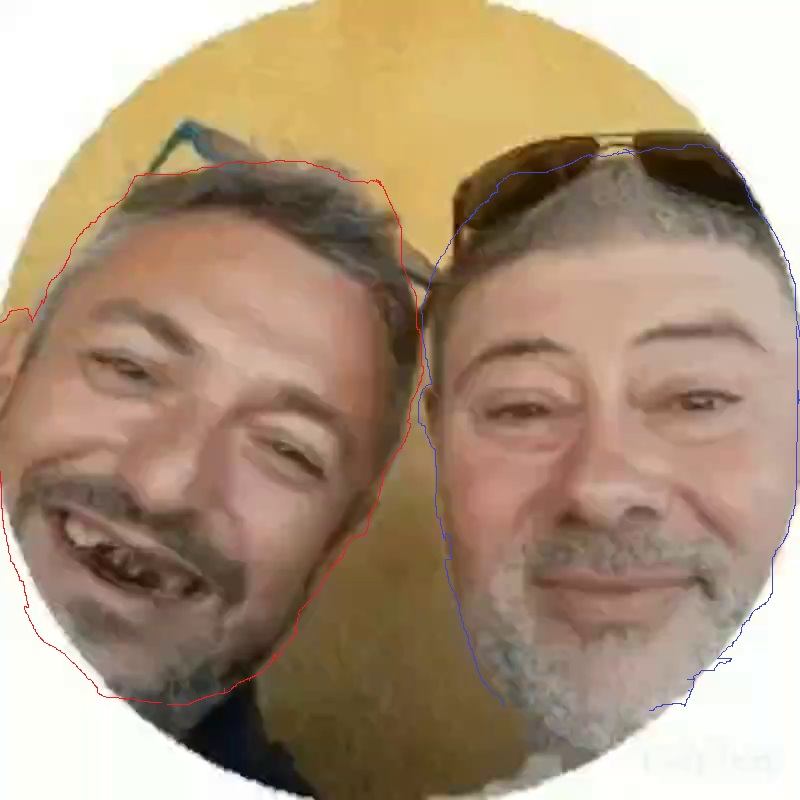
#> input picture assets/raw/faces marked raw_f001.jpg, 800 x 800 px, found by its file name
$ python fill_contours_cv2.py
#> lines starting #> are read from the running program, lines starting #| are printed output that depends on the picture; after the words box and inside, x2 and y2 are one past the last pixel; in counts of white or black regions, pixels touching at a corner belong together
"""v2: looser threshold + larger closing kernel to connect fragmented
hand-drawn line."""
import os
import numpy as np
import cv2
from PIL import Image

WS = r"D:\dsh workspace\dsh test project"
marked_path = os.path.join(WS, "assets", "raw", "faces marked raw_f001.jpg")
img = cv2.imread(marked_path)
#> img is the input picture: shape (800, 800, 3); mean B, G, R 124.4, 148.1, 171
img = cv2.cvtColor(img, cv2.COLOR_BGR2RGB)
arr = img.astype(np.int16)

# Looser thresholds to catch more of the anti-aliased hand-drawn line
# Red: R > 120, R - G > 30, R - B > 30
red_mask = ((arr[:, :, 0] > 120) & (arr[:, :, 0] - arr[:, :, 1] > 30) & (arr[:, :, 0] - arr[:, :, 2] > 30)).astype(np.uint8) * 255
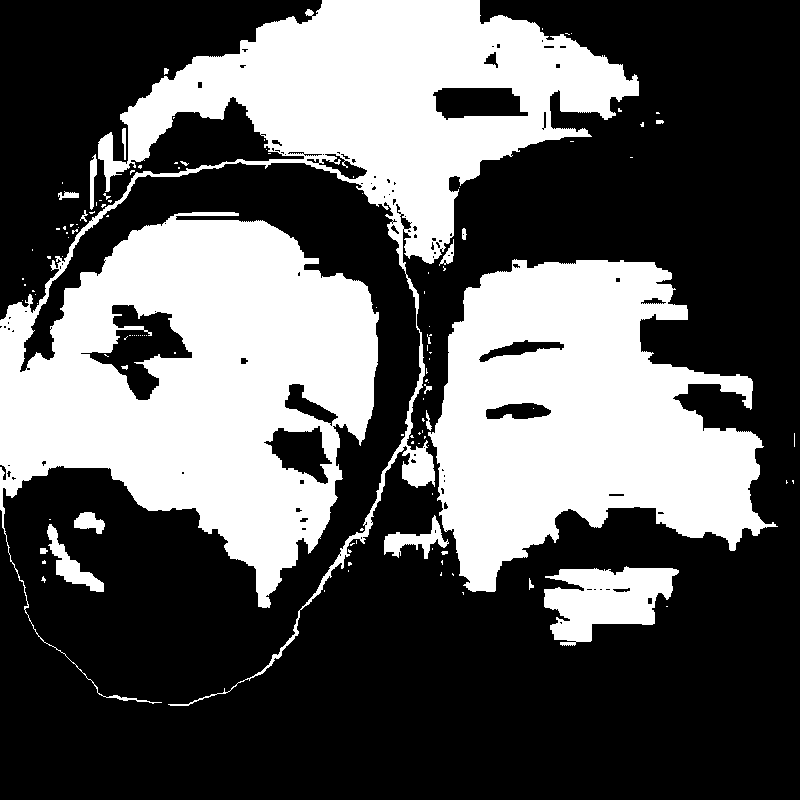
#> red_mask: shape (800, 800); 36.3% white; 121 white regions (100 under 20 px), largest, box (x1, y1, x2, y2) and area: (0, 0, 639, 706) 151902, (428, 259, 778, 592) 69634, (544, 566, 679, 646) 6625
# Blue: B > 100, B - R > 20, B - G > 10
blue_mask = ((arr[:, :, 2] > 100) & (arr[:, :, 2] - arr[:, :, 0] > 20) & (arr[:, :, 2] - arr[:, :, 1] > 10)).astype(np.uint8) * 255
#> blue_mask: shape (800, 800); 0.28% white in thin lines or dots, all inside (x1, y1, x2, y2) = (419, 144, 800, 712)

def fill_contour_cv(mask, name, kernel_size=31):
#> called with name = 'left', kernel_size = 41
    print(f"{name}: raw line = {(mask > 127).sum()} px")
#| left: raw line = 232242 px
    # Large morphological closing to connect fragments
    kernel = cv2.getStructuringElement(cv2.MORPH_ELLIPSE, (kernel_size, kernel_size))
    closed = cv2.morphologyEx(mask, cv2.MORPH_CLOSE, kernel)
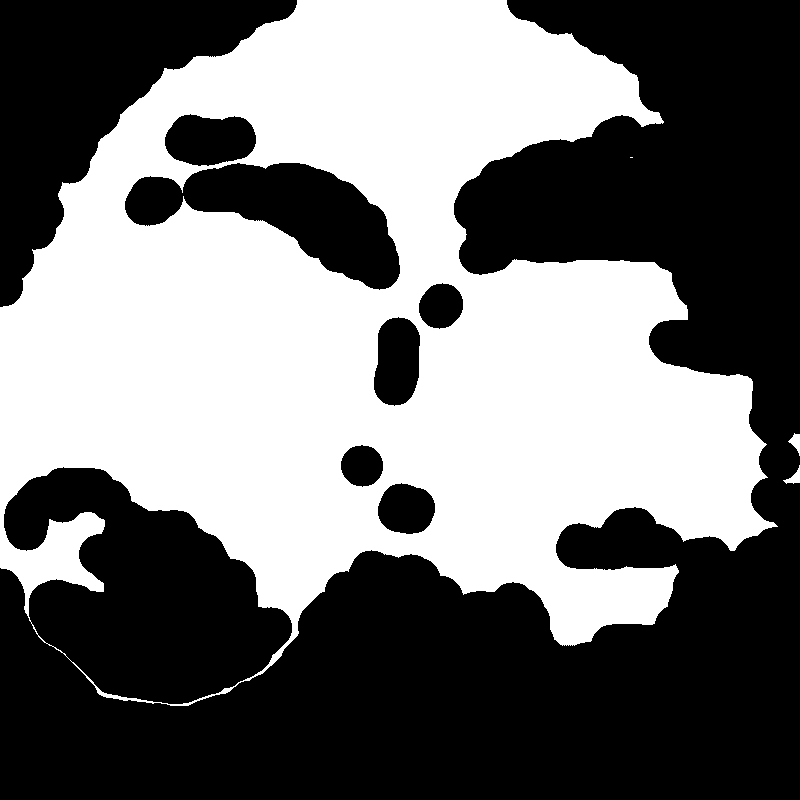
#> closed: shape (800, 800); 45.4% white; 4 white regions (1 under 20 px)
    print(f"  after closing (k={kernel_size}): {(closed > 127).sum()} px")
#|   after closing (k=41): 290771 px

    # Find contours
    contours, _ = cv2.findContours(closed, cv2.RETR_EXTERNAL, cv2.CHAIN_APPROX_SIMPLE)
#> contours = 4 contours, 1 with area under 20; largest, box (x1, y1, x2, y2) and area: (0, 0, 778, 706) 357575, (788, 433, 800, 456) 108, (783, 465, 800, 484) 100
    # Filter by area
    valid = [c for c in contours if cv2.contourArea(c) > 2000]
#> valid = 1 contour; box (x1, y1, x2, y2) and area: (0, 0, 778, 706) 357575
    print(f"  found {len(contours)} contours, {len(valid)} valid (area>2000)")
#|   found 4 contours, 1 valid (area>2000)
    if not valid:
        print("  -> no valid contours")
        return

    # Fill all valid contours (there might be multiple fragments)
    filled = np.zeros_like(mask)
    for c in valid:
        cv2.drawContours(filled, [c], -1, 255, -1)
#> this loop made 1 pass
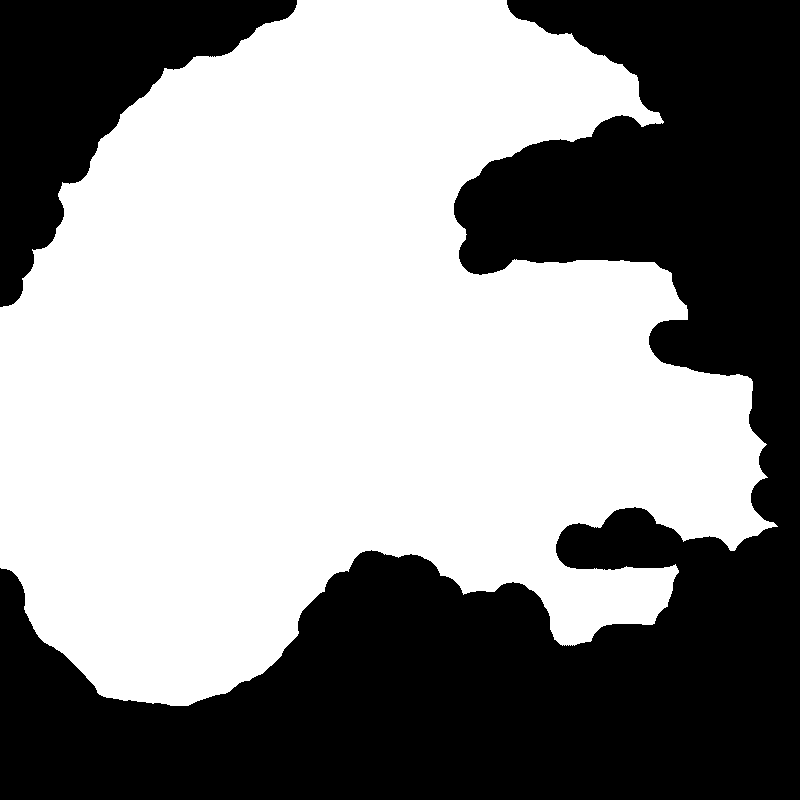
#> filled: shape (800, 800); 56.1% white; 2 black regions, box (x1, y1, x2, y2) and area: (0, 0, 800, 800) 244829, (0, 0, 297, 307) 36003
    total_area = (filled > 127).sum()
#> total_area = 359168
    print(f"  total filled: {total_area} px")
#|   total filled: 359168 px

    if total_area < 5000:
        print("  -> total fill too small, skipping")
        return

    ys, xs = np.nonzero(filled > 127)
    x0, x1, y0, y1 = xs.min(), xs.max(), ys.min(), ys.max()
#> x0 = 0; x1 = 777; y0 = 0; y1 = 705
    print(f"  bbox: x=[{x0},{x1}] y=[{y0},{y1}] w={x1-x0} h={y1-y0}")
#|   bbox: x=[0,777] y=[0,705] w=777 h=705

    mask_img = Image.fromarray(filled, "L")
    margin = 5
    cx0 = max(0, x0 - margin); cy0 = max(0, y0 - margin)
#> after `cx0 = max(0, x0 - margin)`: cx0 = 0
#> after `cy0 = max(0, y0 - margin)`: cy0 = 0
    cx1 = min(arr.shape[1], x1 + margin); cy1 = min(arr.shape[0], y1 + margin)
#> after `cx1 = min(arr.shape[1], x1 + margin)`: cx1 = 782
#> after `cy1 = min(arr.shape[0], y1 + margin)`: cy1 = 710
    cropped = mask_img.crop((cx0, cy0, cx1, cy1))
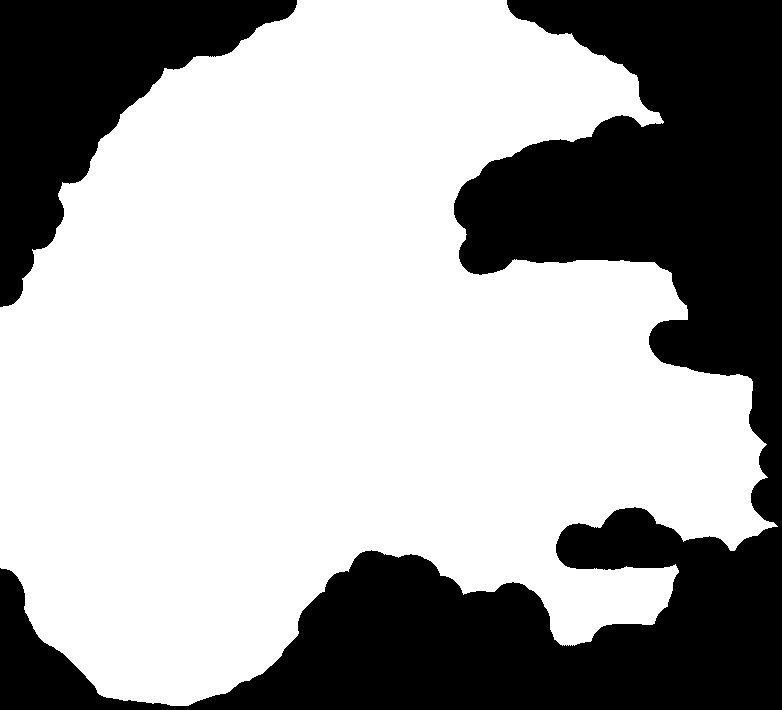
#> cropped: PIL image 782x710 L; 64.7% white; 2 black regions, box (x1, y1, x2, y2) and area: (0, 0, 782, 710) 160049, (0, 0, 297, 307) 36003
    cropped.save(os.path.join(WS, "assets", "contours", f"filled_{name}.png"))
    print(f"  saved filled_{name}.png ({cropped.size[0]}x{cropped.size[1]})")
#|   saved filled_left.png (782x710)

    # Debug overlay
    ov = img.copy()
    ov[filled > 127] = [255, 160, 0]
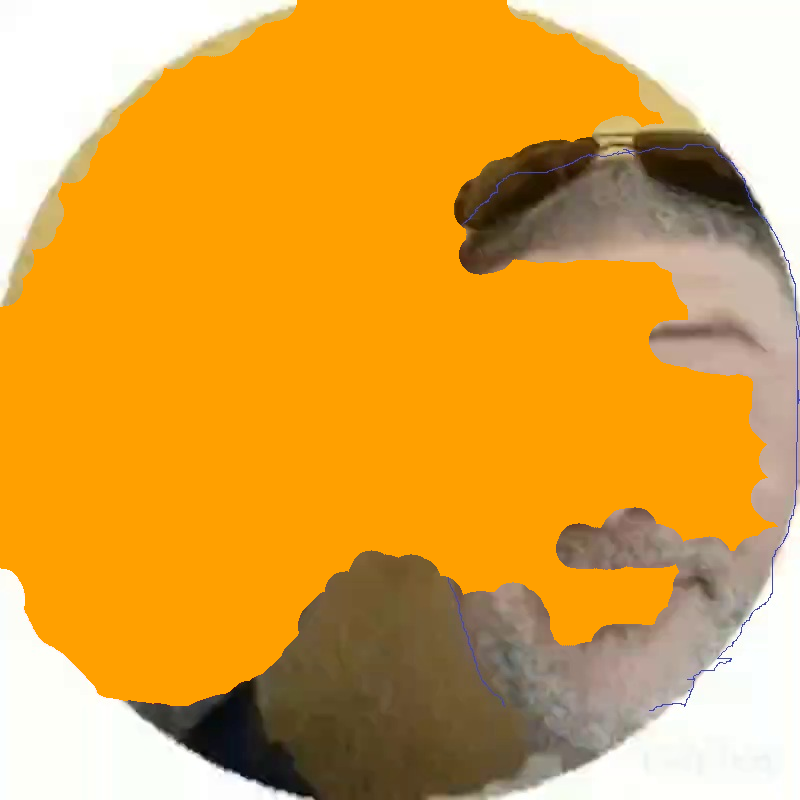
#> ov: shape (800, 800, 3); mean R, G, B 221.7, 164, 67.8
    cv2.imwrite(os.path.join(WS, "assets", "preview", f"fillcheck_{name}.png"), cv2.cvtColor(ov, cv2.COLOR_RGB2BGR))

fill_contour_cv(red_mask, "left", kernel_size=41)
fill_contour_cv(blue_mask, "right", kernel_size=41)
#> call 2 of fill_contour_cv, with name = 'right', kernel_size = 41
#| right: raw line = 1797 px
#> in fill_contour_cv (call 2), `kernel = cv2.getStructuringElement(cv2.MORPH_ELLIPSE, (kernel_size, ke..`: kernel: shape (41, 41); values 0 (black) and 1 (white), 76.9% white; 4 black regions, box (x1, y1, x2, y2) and area: (0, 0, 20, 16) 97, (21, 0, 41, 16) 97, (0, 25, 20, 41) 97, (21, 25, 41, 41) 97
#> in fill_contour_cv (call 2), `closed = cv2.morphologyEx(mask, cv2.MORPH_CLOSE, kernel)`:
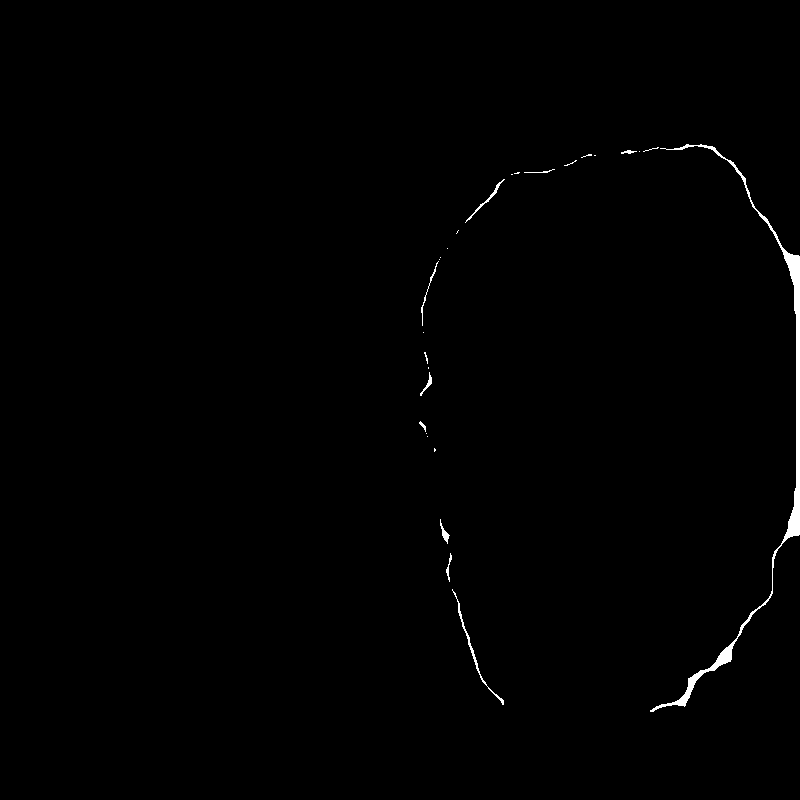
#> closed: shape (800, 800); 0.61% white; 27 white regions (17 under 20 px)
#|   after closing (k=41): 3874 px
#> in fill_contour_cv (call 2), `contours, _ = cv2.findContours(closed, cv2.RETR_EXTERNAL, cv2.CHAIN_AP..`: contours = 27 contours, 20 with area under 20; largest, box (x1, y1, x2, y2) and area: (650, 144, 800, 712) 2329, (452, 589, 504, 705) 140, (465, 179, 505, 223) 78, (440, 519, 450, 544) 55, (420, 372, 432, 396) 42, (421, 261, 439, 326) 27, (446, 553, 452, 582) 26
#> in fill_contour_cv (call 2), `valid = [c for c in contours if cv2.contourArea(c) > 2000]`: valid = 1 contour; box (x1, y1, x2, y2) and area: (650, 144, 800, 712) 2329
#|   found 27 contours, 1 valid (area>2000)
#> the loop in fill_contour_cv (call 2), `for c in valid:` made 1 pass
#> after the loop in fill_contour_cv (call 2), `for c in valid:`:
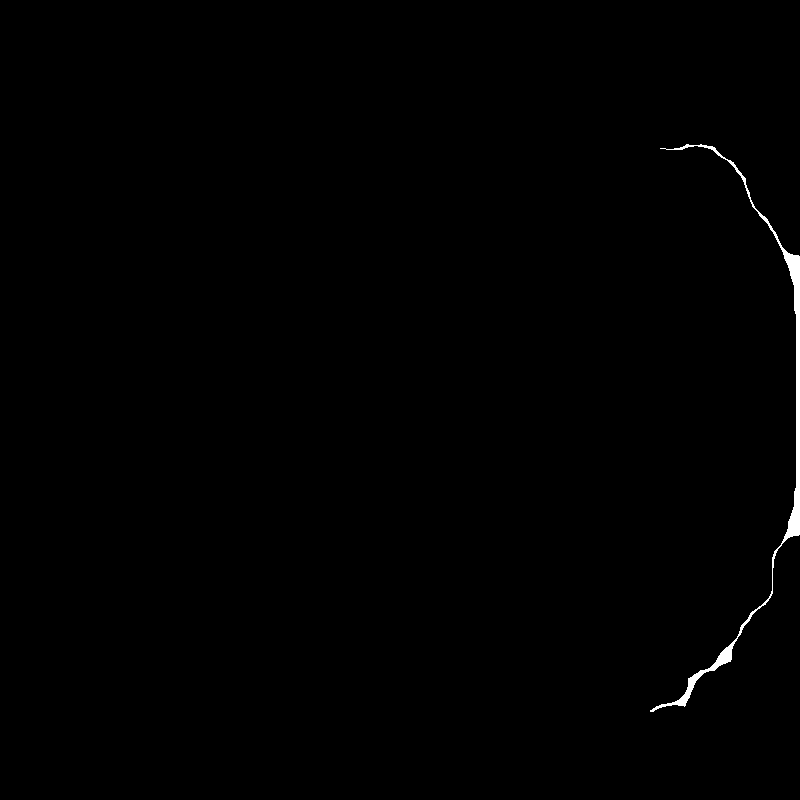
#> filled: shape (800, 800); 0.47% white; 1 white region, box (x1, y1, x2, y2) and area: (650, 144, 800, 712) 2999
#> in fill_contour_cv (call 2), `total_area = (filled > 127).sum()`: total_area = 2999
#|   total filled: 2999 px
print("done")
